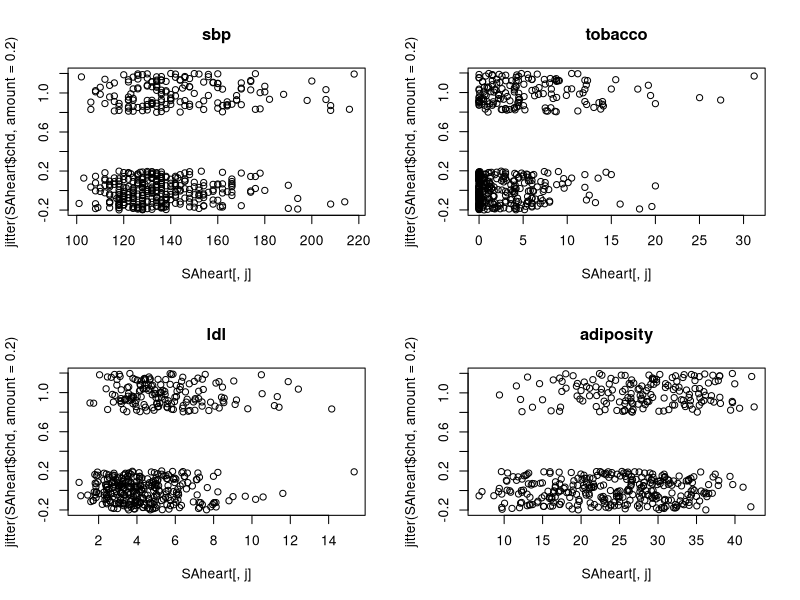
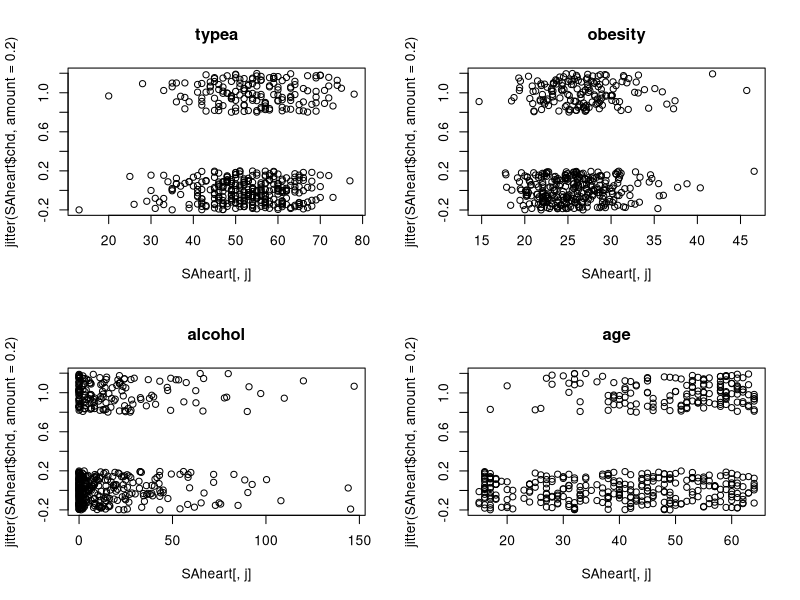
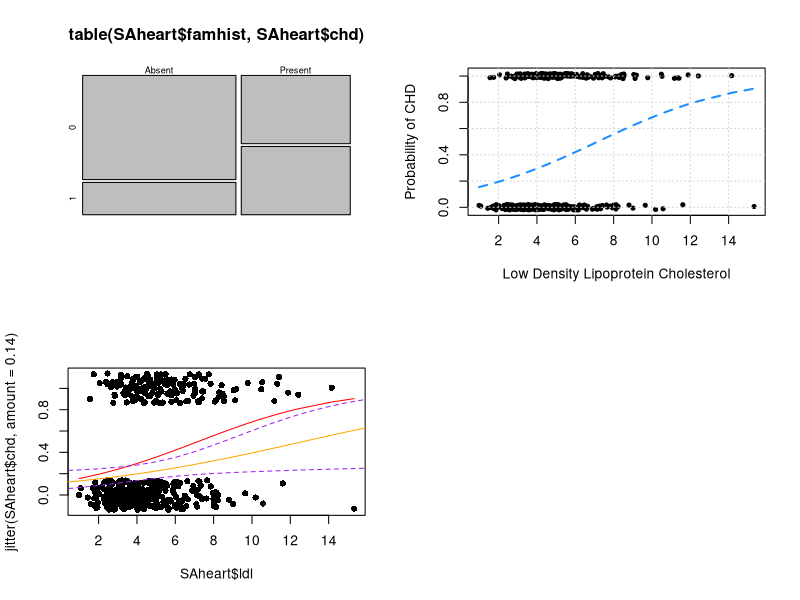
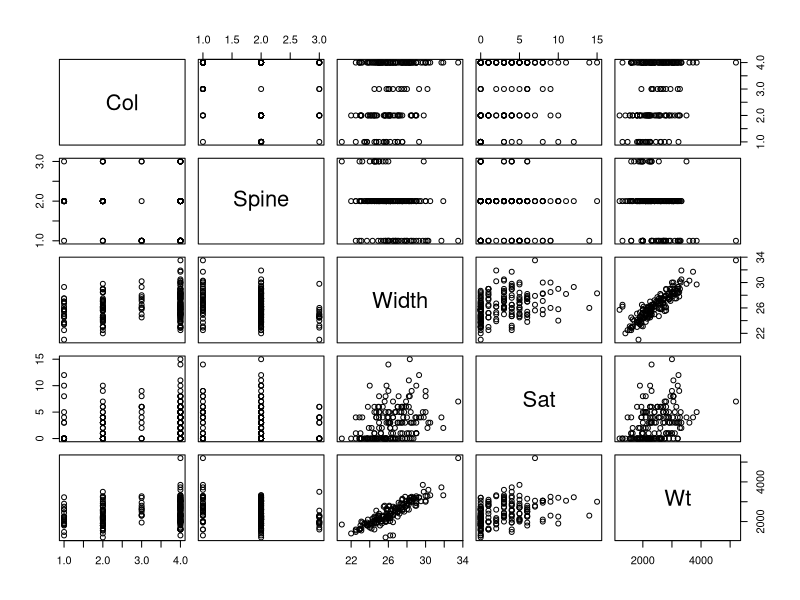
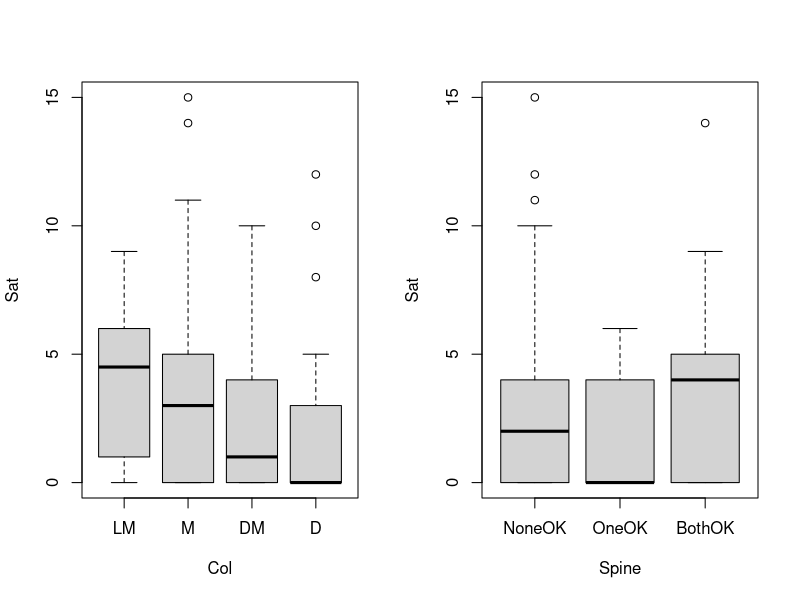
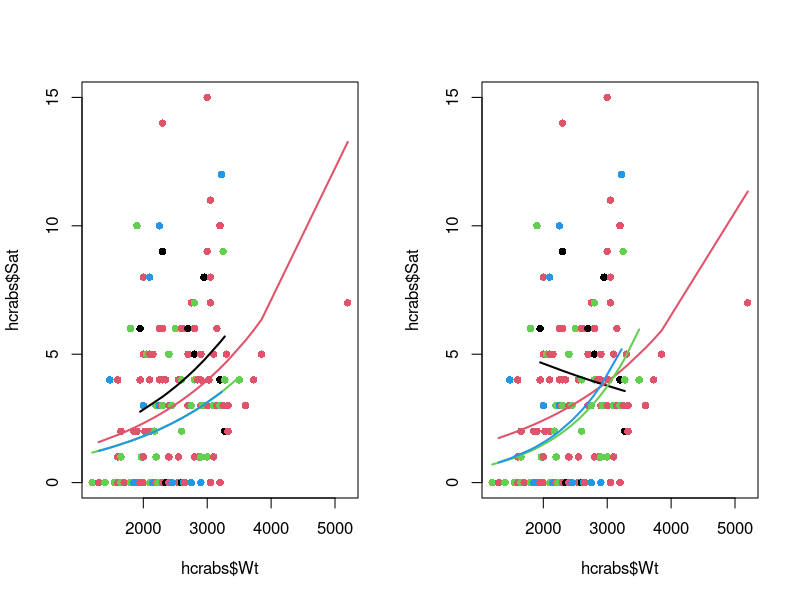

Write R code to recreate these figures, in order.
## ---- chunk 1
SAheart <- read.table("SAheart.csv",sep=",",head=TRUE)
## ---- chunk 2
par(mfrow=c(2,2))
for(j in 1:4) plot(jitter(SAheart$chd, amount = 0.2)~SAheart[,j], main = names(SAheart)[j])
## ---- chunk 3
par(mfrow=c(2,2))
for(j in 6:9) plot(jitter(SAheart$chd, amount = 0.2)~SAheart[,j], main = names(SAheart)[j])
## ---- chunk 4
table(SAheart$famhist, SAheart$chd)
mosaicplot(table(SAheart$famhist, SAheart$chd))
## ---- chunk 5
chd_mod_ldl <- glm(chd ~ ldl, family = binomial, data = SAheart)
summary(chd_mod_ldl)
## ---- chunk 6
plot(jitter(chd, factor = 0.1) ~ ldl, data = SAheart, pch = 20, 
     ylab = "Probability of CHD", xlab = "Low Density Lipoprotein Cholesterol")

grid()

lines(sort(SAheart$ldl),
      predict(chd_mod_ldl, data.frame(ldl = sort(SAheart$ldl)), type = "response"), 
      col = "dodgerblue", lty = 2, lwd = 2)
## ---- chunk 7
confint.default(chd_mod_ldl, level = 0.95, parm = "ldl")
## ---- chunk 8
## based on asymptotic normal distribution
coef(chd_mod_ldl)[2] + summary(chd_mod_ldl)$coef[2,2] * qnorm(c(0.025,0.975))
## ---- chunk 9
chd_mod_additive <- glm(chd ~ ., family = binomial, data = SAheart)
summary(chd_mod_additive)
## ---- chunk 10
anova(chd_mod_ldl, chd_mod_additive, test = "LRT")

## or manually
# 2*as.numeric(logLik(chd_mod_additive)-logLik(chd_mod_ldl))
# chd_mod_ldl$deviance - chd_mod_additive$deviance
# pchisq(2*as.numeric(logLik(chd_mod_additive)-logLik(chd_mod_ldl)), lower.tail = FALSE, 
#        df = chd_mod_ldl$df.residual-chd_mod_additive$df.residual)
## ---- chunk 11
# Backward
chd_mod_select <- step(chd_mod_additive, k = 2) # use AIC

# Forward
step(chd_mod_ldl, direction = "forward", 
     scope = list(lower = chd_mod_ldl, upper = chd_mod_additive))

# Both
step(chd_mod_ldl, direction = "both", 
     scope = list(lower = chd_mod_ldl, upper = chd_mod_additive))

## ---- chunk 12
chd_mod_select
## ---- chunk 13
anova(chd_mod_ldl, chd_mod_select, test = "LRT")
## ---- chunk 14
anova(chd_mod_additive, chd_mod_select, test = "LRT")
## ---- chunk 15
plot(SAheart$ldl, jitter(SAheart$chd, amount = 0.14), pch = 16)

# "pure" ldl effect
lines(sort(SAheart$ldl), 
      predict(chd_mod_ldl, newdata = data.frame(ldl = sort(SAheart$ldl)),
             type = "response"), col = "red")

# Fix the values
nd <- data.frame(ldl = seq(0,16), age = median(SAheart$age), 
                 tobacco = median(SAheart$tobacco), 
                 famhist = "Absent", typea = median(SAheart$typea))

# ldl effect, given that all the predictors have median values
lines(sort(nd$ldl), 
      predict(chd_mod_select, newdata = nd,
             type = "response"), col = "orange")

# ---
# Uncertainty estimation

# fit, se.fit
linpred <- predict(chd_mod_select, newdata = nd,
             type = "link", se.fit = TRUE)

# confidence intervals for the linear predictor
# upper and lower bound
cint <- cbind(linpred$fit - qnorm(.995) * linpred$se.fit,
              linpred$fit + qnorm(.995) * linpred$se.fit)

# two columns of values between 0 and 1
cint_response <-  binomial()$linkinv(
    cbind(linpred$fit - qnorm(.995) * linpred$se.fit, 
          linpred$fit + qnorm(.995) * linpred$se.fit))

lines(sort(nd$ldl), cint_response[,1], lty = 2, col = "purple")
lines(sort(nd$ldl), cint_response[,2], lty = 2, col = "purple")
  
## ---- chunk 16
hcrabs <- read.csv("hcrabs.csv", header = TRUE)
plot(hcrabs)
## ---- chunk 17
# Categorical variables
hcrabs$Spine <- factor(hcrabs$Spine, levels = c("NoneOK", "OneOK", "BothOK"))
hcrabs$Col <- factor(hcrabs$Col, levels = c("LM", "M", "DM", "D"))
## ---- chunk 18
par(mfrow=c(1,2))
plot(Sat~Col, data =hcrabs)
plot(Sat~Spine, data =hcrabs)
## ---- chunk 19
model0<-glm(Sat~1, family=poisson(link=log),data=hcrabs)
modelFull<-glm(Sat~., family=poisson(link=log),data=hcrabs)
anova(model0, modelFull, test = "LRT") ## at least some variables are significant
## ---- chunk 20
selAIC <-  step(model0, direction = "forward", scope = list(lower = model0, upper = modelFull))
summary(selAIC)
## ---- chunk 21
modelInteract <- glm(Sat~Wt*Col, family=poisson(link=log),data=hcrabs)
summary(modelInteract)
## ---- chunk 22
AIC(selAIC, modelInteract)
## ---- chunk 23
anova(selAIC, modelInteract, test = "LRT")
## ---- chunk 24
hcrabs <- hcrabs[order(hcrabs$Wt),]
plot(hcrabs$Wt, hcrabs$Sat, col = as.numeric(hcrabs$Col), pch = 16)
# 4 different curves
lines(hcrabs$Wt[hcrabs$Col =="LM"], 
       predict(selAIC, type = "response", newdata= hcrabs)[hcrabs$Col =="LM"], col = 1, lwd = 2)
lines(hcrabs$Wt[hcrabs$Col =="M"], 
       predict(selAIC, type = "response", newdata= hcrabs)[hcrabs$Col =="M"], col = 2, lwd = 2)
lines(hcrabs$Wt[hcrabs$Col =="DM"], 
       predict(selAIC, type = "response", newdata= hcrabs)[hcrabs$Col =="DM"], col = 3, lwd = 2)
lines(hcrabs$Wt[hcrabs$Col =="D"], 
       predict(selAIC, type = "response", newdata= hcrabs)[hcrabs$Col =="D"], col = 4, lwd = 2)
## ---- chunk 25
plot(hcrabs$Wt, hcrabs$Sat, col = as.numeric(hcrabs$Col), pch = 16)
lines(hcrabs$Wt[hcrabs$Col =="LM"], 
       predict(modelInteract, type = "response", newdata= hcrabs)[hcrabs$Col =="LM"], col = 1, lwd = 2)
lines(hcrabs$Wt[hcrabs$Col =="M"], 
       predict(modelInteract, type = "response", newdata= hcrabs)[hcrabs$Col =="M"], col = 2, lwd = 2)
lines(hcrabs$Wt[hcrabs$Col =="DM"], 
       predict(modelInteract, type = "response", newdata= hcrabs)[hcrabs$Col =="DM"], col = 3, lwd = 2)
lines(hcrabs$Wt[hcrabs$Col =="D"], 
       predict(modelInteract, type = "response", newdata= hcrabs)[hcrabs$Col =="D"], col = 4, lwd = 2)
## ---- chunk 26
nd <- data.frame(Wt = 3000, Col = c("LM","M","D","DM"))
cint <- predict(modelInteract, newdata = nd, type = "link", se.fit = TRUE)
exp(cbind(cint$fit - qnorm(.995)*cint$se.fit, cint$fit + qnorm(.995)*cint$se.fit)) 
